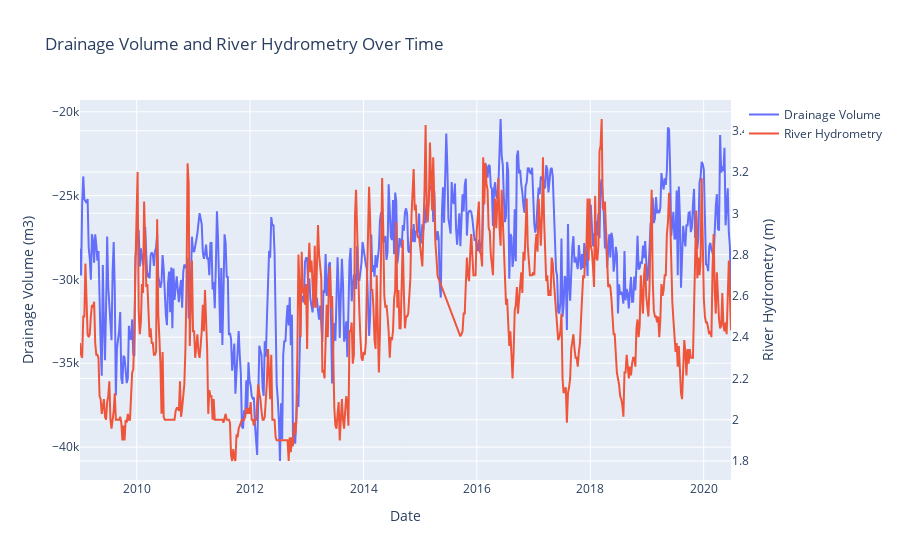

This figure's notebook cell:
### Markdown cell above
#### Theo như biểu đồ trên, cặp dữ liệu có quan hệ mật thiết nhất là River_Hydrometry và Drainage_Volume (0.64). Ta sẽ tiến hành trực quan hoá 2 biến này theo biến Date bằng đồ thị Line Chart:

### Code cell
fig = go.Figure()

fig.add_trace(go.Scatter(x=df['Date'], y=df['Drainage_Volume'],
                    mode='lines',
                    name='Drainage Volume'))

fig.update_layout(yaxis2=dict(title='Depth to Groundwater', overlaying='y', side='right'))

fig.add_trace(go.Scatter(x=df['Date'], y=df['River_Hydrometry'],
                    mode='lines',
                    name='River Hydrometry', yaxis='y2'))

fig.update_layout(title='Drainage Volume and River Hydrometry Over Time',
                   xaxis_title='Date',
                   yaxis_title='Drainage Volume (m3)',  
                   yaxis2_title='River Hydrometry (m)')  

fig.show()

### Figure 1 — Plotly figure (JSON) as saved in the notebook; plotly's stock layout.template omitted (floating-point values rounded to 4 significant figures; data arrays with more than 128 entries replaced by an {"elided": "..."} marker saying what was removed)
{"data": [{"mode": "lines", "name": "Drainage Volume", "type": "scatter", "x": {"elided": "600 str values"}, "y": {"elided": "600 float values"}}, {"mode": "lines", "name": "River Hydrometry", "type": "scatter", "x": {"elided": "600 str values"}, "y": {"elided": "600 float values"}, "yaxis": "y2"}], "layout": {"title": {"text": "Drainage Volume and River Hydrometry Over Time"}, "xaxis": {"title": {"text": "Date"}}, "yaxis": {"title": {"text": "Drainage Volume (m3)"}}, "yaxis2": {"overlaying": "y", "side": "right", "title": {"text": "River Hydrometry (m)"}}}}
